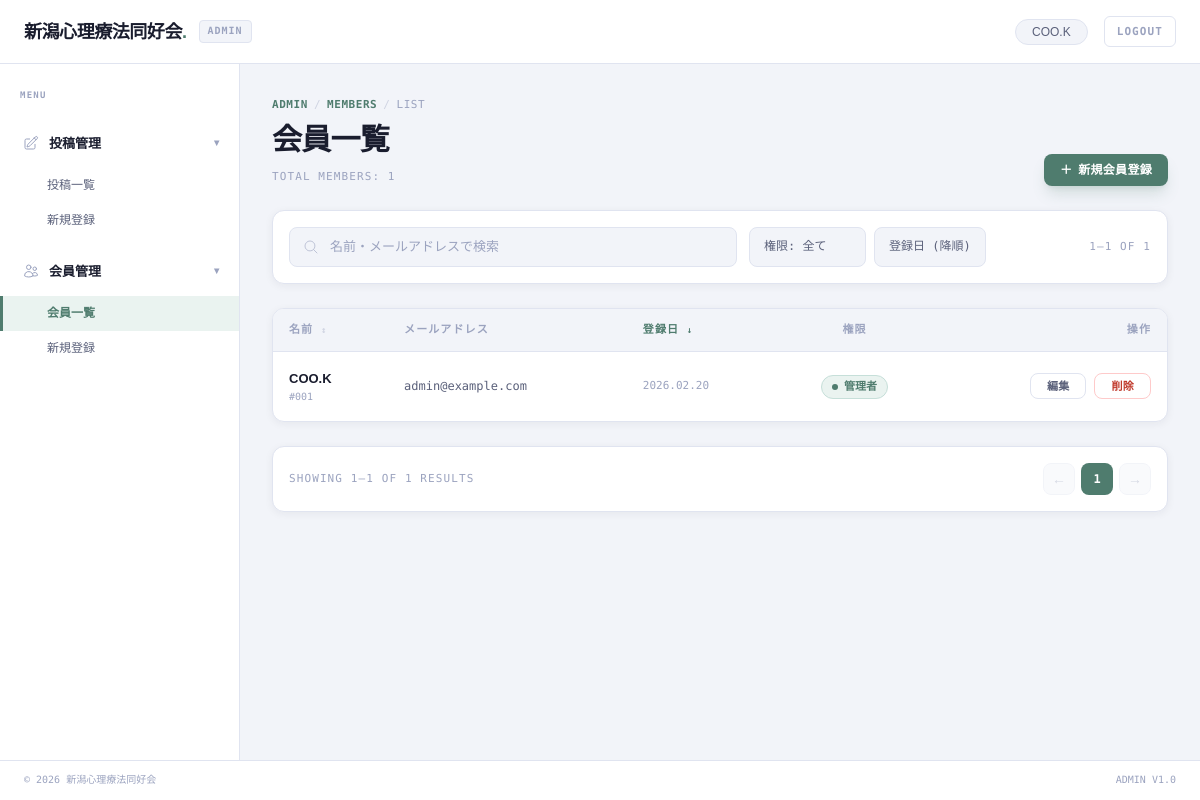
Page /admin/users (signed in) on the committed database.
### app/models.py (models this page shows, shortened)
class User(db.Model, UserMixin):
    __tablename__ = 'users'
    id = db.Column(db.Integer, primary_key=True, autoincrement=True)
    name = db.Column(db.Text, nullable=False)
    display_name = db.Column(db.Text, nullable=True)
    email = db.Column(db.Text, nullable=False, unique=True)
    password_hash = db.Column(db.Text, nullable=False)
    role = db.Column(db.Text, nullable=False, default='member')
    profile = db.Column(db.Text)
    created_at = db.Column(db.DateTime, default=datetime.utcnow)
    updated_at = db.Column(db.DateTime, default=datetime.utcnow, onupdate=datetime.utcnow)
    posts = db.relationship('Post', backref='author', lazy=True)
    comments = db.relationship('Comment', backref='user', lazy=True)
    @property
    def display_name_or_name(self):
        if self.display_name and self.display_name.strip():
            return self.display_name.strip()
        return self.name

### app/blueprints/admin/routes.py (the view)
@admin_bp.route('/users')
@login_required
def admin_users():
    page = request.args.get('page', 1, type=int)
    q = request.args.get('q', '')
    role = request.args.get('role', '')
    sort = request.args.get('sort', 'newest')
    query = User.query
    if q:
        query = query.filter((User.name.contains(q)) | (User.email.contains(q)))
    if role:
        query = query.filter(User.role == role)
    if sort == 'name_asc':
        query = query.order_by(User.name.asc())
    elif sort == 'name_desc':
        query = query.order_by(User.name.desc())
    else:
        query = query.order_by(User.created_at.desc())
    pagination = query.paginate(page=page, per_page=10, error_out=False)
    users = pagination.items
    return render_template('admin/admin_users.html',
                         users=users,
                         pagination=pagination,
                         q=q,
                         role=role,
                         sort=sort,
                         active_menu='user_list')

### app/__init__.py (called while the page is built)
def create_app():
    app = Flask(__name__)
    from config import Config
    app.config.from_object(Config)
    db.init_app(app)
    login_manager = LoginManager()
    login_manager.login_view = 'auth.login'
    login_manager.init_app(app)
    @login_manager.user_loader
    def load_user(user_id):
        return User.query.get(int(user_id))
    from app.blueprints.main import main_bp
    app.register_blueprint(main_bp)
    from app.blueprints.auth import auth_bp
    app.register_blueprint(auth_bp, url_prefix='/auth')
    from app.blueprints.admin import admin_bp
    app.register_blueprint(admin_bp, url_prefix='/admin')
    @app.route('/blog/detail')
    def blog_detail():
        return render_template('blog_detail.html')
    return app

### app/blueprints/admin/templates/admin/admin_users.html (shortened to what this page needs)
{% extends "admin/admin_base.html" %}
{% set active_menu = 'user_list' %}
{% block main_content %}
<div class="flex flex-col md:flex-row md:items-end justify-between gap-4">
    <div class="flex flex-col gap-2">
        <div class="flex items-center gap-1.5 text-[11px] font-mono-dm text-custom-text-muted uppercase tracking-wider">
            <span class="text-custom-accent font-bold">Admin</span>
            <span class="opacity-40">/</span>
            <span class="text-custom-accent font-bold">Members</span>
            <span class="opacity-40">/</span>
            <span>List</span>
        </div>
        <h1 class="text-2xl md:text-3xl font-header-sans font-bold text-custom-text-primary tracking-tight">
            会員一覧</h1>
        <div class="text-[11px] font-mono-dm text-custom-text-muted uppercase tracking-widest mt-0.5">Total
            Members: {{ pagination.total }}</div>
    </div>
    <a href="{{ url_for('admin.admin_user_new') }}" class="btn-admin-primary w-full md:w-auto justify-center">
        <span>＋</span> 新規会員登録
    </a>
</div>
<div
    class="bg-white border border-custom-border rounded-custom p-4 shadow-custom-sm flex flex-col sm:flex-row sm:items-center gap-3">
    <form action="{{ url_for('admin.admin_users') }}" method="GET"
        class="flex flex-col sm:flex-row sm:items-center gap-3 flex-1">
        <div class="relative flex-1 w-full sm:max-w-md">
            <span class="absolute left-3.5 top-1/2 -translate-y-1/2 text-custom-text-muted opacity-60">
                <svg xmlns="http://www.w3.org/2000/svg" fill="none" viewBox="0 0 24 24" stroke-width="1.5"
                    stroke="currentColor" class="w-4 h-4">
                    <path stroke-linecap="round" stroke-linejoin="round"
                        d="m21 21-5.197-5.197m0 0A7.5 7.5 0 1 0 5.196 5.196a7.5 7.5 0 0 0 10.607 10.607Z" />
                </svg>
            </span>
            <input type="text" name="q" value="{{ q }}" placeholder="名前・メールアドレスで検索"
                class="w-full h-10 bg-custom-surface-2 border border-custom-border rounded-lg pl-10 pr-4 text-[13px] font-mono-dm placeholder:text-custom-text-muted focus:outline-none focus:border-custom-accent transition-all">
        </div>
        <div class="flex gap-2 w-full sm:w-auto">
            <select name="role" onchange="this.form.submit()"
                class="flex-1 sm:flex-none px-3.5 h-10 bg-custom-surface-2 border border-custom-border rounded-lg text-[12px] font-mono-dm text-custom-text-secondary cursor-pointer hover:bg-custom-surface-3 transition-colors appearance-none">
                <option value="">権限: 全て</option>
            </select>
            <select name="sort" onchange="this.form.submit()"
                class="flex-1 sm:flex-none px-3.5 h-10 bg-custom-surface-2 border border-custom-border rounded-lg text-[12px] font-mono-dm text-custom-text-secondary cursor-pointer hover:bg-custom-surface-3 transition-colors appearance-none">
                <option value="newest" {{ 'selected' if sort=='newest' }}>登録日 (降順)</option>
            </select>
        </div>
    </form>
    <div class="hidden lg:block ml-auto text-[11px] font-mono-dm text-custom-text-muted uppercase tracking-widest">
        {{ pagination.first }}–{{ pagination.last }} OF {{ pagination.total }}
    </div>
</div>
<div class="bg-white border border-custom-border rounded-custom shadow-custom-sm overflow-x-auto w-full">
    <table class="w-full text-left border-collapse min-w-[800px]">
        <thead class="bg-custom-surface-2 border-b border-custom-border">
            <tr>
                <th
                    class="px-4 py-3 text-[11px] font-bold text-custom-text-muted font-mono-dm uppercase tracking-widest">
                    名前 <span class="text-[9px] opacity-40">↕</span></th>
                <th
                    class="px-4 py-3 text-[11px] font-bold text-custom-text-muted font-mono-dm uppercase tracking-widest">
                    メールアドレス</th>
                <th class="px-4 py-3 text-[11px] font-bold text-custom-accent font-mono-dm uppercase tracking-widest">
                    登録日 <span class="text-[9px]">↓</span></th>
                <th
                    class="px-4 py-3 text-[11px] font-bold text-custom-text-muted font-mono-dm uppercase tracking-widest text-center">
                    権限</th>
                <th
                    class="px-4 py-3 text-[11px] font-bold text-custom-text-muted font-mono-dm uppercase tracking-widest text-right">
                    操作</th>
            </tr>
        </thead>
        <tbody class="divide-y divide-custom-border-light">
            {% for user in users %}
            <tr class="hover:bg-custom-surface-2 transition-colors group">
                <td class="px-4 py-4">
                    <div class="font-bold text-custom-text-primary text-[13px]">{{ user.display_name_or_name }}</div>
                    <div class="text-[10px] font-mono-dm text-custom-text-muted">#{{ "%03d"|format(user.id) }}</div>
                </td>
                <td class="px-4 py-4 text-xs font-mono-dm text-custom-text-secondary lowercase">
                    {{ user.email }}</td>
                <td class="px-4 py-4 text-[11px] font-mono-dm text-custom-text-muted">{{
                    user.created_at.strftime('%Y.%m.%d') }}</td>
                <td class="px-4 py-4 text-center">
                    <span class="status-badge-active">
                        <span class="w-1.5 h-1.5 rounded-full bg-current"></span>
                        {{ '管理者' if user.role == 'admin' else '一般会員' }}
                    </span>
                </td>
                <td class="px-4 py-4">
                    <div class="flex justify-end gap-2">
                        <a href="{{ url_for('admin.admin_user_edit', id=user.id) }}"
                            class="btn-admin-ghost py-1 text-[11px]">編集</a>
                        <button class="btn-admin-danger py-1 text-[11px]">削除</button>
                    </div>
                </td>
            </tr>
            {% else %}
            <tr>
                <td colspan="5" class="px-4 py-12 text-center text-custom-text-muted font-mono-dm text-xs">
                    会員データが見つかりませんでした
                </td>
            </tr>
            {% endfor %}
        </tbody>
    </table>
</div>
<div
    class="bg-white border border-custom-border rounded-custom p-4 shadow-custom-sm flex flex-col md:flex-row items-center justify-between gap-4">
    <div class="text-[11px] font-mono-dm text-custom-text-muted uppercase tracking-widest order-2 md:order-1">
        SHOWING {{ pagination.first }}–{{ pagination.last }} OF {{ pagination.total }} RESULTS</div>
    <div class="flex items-center gap-1.5 order-1 md:order-2">
        {% if pagination.has_prev %}
        <a href="{{ url_for('admin.admin_users', page=pagination.prev_num, q=q) }}"
            class="w-8 h-8 rounded-lg bg-custom-surface-2 border border-custom-border text-custom-text-secondary flex items-center justify-center hover:bg-custom-surface-3 transition-colors">←</a>
        {% else %}
        <span
            class="w-8 h-8 rounded-lg bg-custom-surface-2 border border-custom-border text-custom-text-muted opacity-40 flex items-center justify-center cursor-not-allowed">←</span>
        {% endif %}
        {% for page_num in pagination.iter_pages(left_edge=1, right_edge=1, left_current=1, right_current=2) %}
        {% if page_num %}
        {% if page_num == pagination.page %}
        <span
            class="w-8 h-8 rounded-lg bg-custom-accent text-white font-bold font-mono-dm text-xs flex items-center justify-center">{{
            page_num }}</span>
        {% else %}
        <a href="{{ url_for('admin.admin_users', page=page_num, q=q) }}"
            class="w-8 h-8 rounded-lg bg-custom-surface-2 border border-custom-border text-custom-text-secondary font-mono-dm text-xs flex items-center justify-center hover:bg-custom-surface-3 transition-colors">{{
            page_num }}</a>
        {% endif %}
        {% else %}
        <span class="px-1 text-custom-text-muted opacity-40">…</span>
        {% endif %}
        {% endfor %}
        {% if pagination.has_next %}
        <a href="{{ url_for('admin.admin_users', page=pagination.next_num, q=q) }}"
            class="w-8 h-8 rounded-lg bg-custom-surface-2 border border-custom-border text-custom-text-secondary flex items-center justify-center hover:bg-custom-surface-3 transition-colors">→</a>
        {% else %}
        <span
            class="w-8 h-8 rounded-lg bg-custom-surface-2 border border-custom-border text-custom-text-muted opacity-40 flex items-center justify-center cursor-not-allowed">→</span>
        {% endif %}
    </div>
</div>
{% endblock %}

### app/blueprints/admin/templates/admin/admin_base.html (shortened to what this page needs)
<!DOCTYPE html>
<html lang="ja">
<head>
    <script src="https://cdn.tailwindcss.com"></script>
</head>
<body>
    <div class="grid grid-rows-[64px_1fr] md:grid-cols-[240px_1fr] min-h-screen relative w-full overflow-x-hidden">
        <header
            class="col-span-1 md:col-span-2 bg-white border-b border-custom-border flex items-center px-4 md:px-6 sticky top-0 z-50">
            <div class="font-header-sans font-bold text-lg text-custom-text-primary tracking-tight">
                新潟心理療法同好会<span class="text-custom-accent">.</span>
            </div>
            <div
                class="ml-2 md:ml-3 px-2 py-0.5 bg-custom-surface-2 border border-custom-border rounded text-[10px] font-bold text-custom-text-muted font-mono-dm uppercase tracking-widest">
                Admin
            </div>
            <div class="ml-auto flex items-center gap-2 md:gap-4">
                <div
                    class="hidden sm:flex items-center px-4 py-1 bg-custom-surface-2 border border-custom-border rounded-full">
                    <span class="text-xs font-medium text-custom-text-secondary">{{ current_user.display_name_or_name }}</span>
                </div>
                <a href="{{ url_for('auth.logout') }}"
                    class="text-[10px] md:text-[11px] font-mono-dm text-custom-text-muted border border-custom-border px-2.5 md:px-3 py-1.5 rounded-md bg-white hover:bg-custom-surface-2 transition-colors uppercase tracking-widest font-bold">
                    Logout
                </a>
            </div>
        </header>
        <aside id="sidebar"
            class="fixed md:static inset-y-0 left-0 w-[240px] bg-white border-r border-custom-border py-6 flex flex-col gap-1 overflow-y-auto z-50 -translate-x-full md:translate-x-0 transition-transform duration-300 ease-in-out shadow-custom md:shadow-none">
            <div class="px-5 mb-2 text-[9px] font-bold text-custom-text-muted uppercase tracking-[0.14em] font-mono-dm">
                Menu</div>
            <div
                class="sidebar-item font-semibold text-custom-text-primary flex justify-between items-center group mt-2">
                <div class="flex items-center gap-2.5">
                    <span class="text-custom-text-muted group-hover:text-custom-accent transition-colors">
                    </span>
                    <span>投稿管理</span>
                </div>
                <span
                    class="text-[10px] text-custom-text-muted group-hover:text-custom-text-primary transition-colors">▾</span>
            </div>
            <div class="flex flex-col">
                <a href="{{ url_for('admin.post_list') }}"
                    class="sidebar-sub-item {% if active_menu == 'post_list' %}active{% endif %}">投稿一覧</a>
                <a href="{{ url_for('admin.create_post') }}"
                    class="sidebar-sub-item {% if active_menu == 'post_new' %}active{% endif %}">新規登録</a>
            </div>
            <div
                class="sidebar-item font-semibold text-custom-text-primary flex justify-between items-center group mt-2">
                <div class="flex items-center gap-2.5">
                    <span class="text-custom-text-muted group-hover:text-custom-accent transition-colors">
                    </span>
                    <span>会員管理</span>
                </div>
                <span
                    class="text-[10px] text-custom-text-muted group-hover:text-custom-text-primary transition-colors">▾</span>
            </div>
            <div class="flex flex-col">
                <a href="{{ url_for('admin.admin_users') }}"
                    class="sidebar-sub-item {% if active_menu == 'user_list' %}active{% endif %}">会員一覧</a>
                <a href="{{ url_for('admin.admin_user_new') }}"
                    class="sidebar-sub-item {% if active_menu == 'user_new' %}active{% endif %}">新規登録</a>
            </div>
        </aside>
        <main class="p-4 md:p-8 flex flex-col gap-6 min-w-0">
            {% block main_content %}{% endblock %}
        </main>
        <footer
            class="md:col-span-2 h-10 bg-white border-t border-custom-border flex items-center justify-between px-6 text-[10px] text-custom-text-muted font-mono-dm shrink-0 sticky bottom-0 z-50">
            <span>© 2026 新潟心理療法同好会</span>
            <div class="hidden sm:flex gap-4">
                <span>ADMIN V1.0</span>
            </div>
        </footer>
    </div>
</body>
</html>

### rows in the picture
User: display_name_or_name "COO.K", id "001", email "admin@example.com", created_at "2026.02.20", role "管理者"

### other values in the picture
{{ pagination.total }} "1"
{{ pagination.first }} "1"
{{ pagination.last }} "1"
{{ page_num }} "1"
